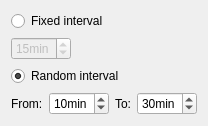
<?xml version="1.0" encoding="UTF-8"?>
<ui version="4.0">
 <class>TimerSettingsWidget</class>
 <widget class="QWidget" name="TimerSettingsWidget">
  <property name="geometry">
   <rect>
    <x>0</x>
    <y>0</y>
    <width>195</width>
    <height>118</height>
   </rect>
  </property>
  <property name="windowTitle">
   <string>Timer settings</string>
  </property>
  <property name="locale">
   <locale language="English" country="UnitedStates"/>
  </property>
  <layout class="QGridLayout" name="gridLayout">
   <item row="0" column="0">
    <layout class="QVBoxLayout" name="verticalLayout">
     <item>
      <widget class="QRadioButton" name="fixedInterval">
       <property name="text">
        <string>Fixed interval</string>
       </property>
      </widget>
     </item>
     <item>
      <layout class="QHBoxLayout" name="horizontalLayout">
       <item>
        <widget class="QSpinBox" name="interval">
         <property name="enabled">
          <bool>false</bool>
         </property>
         <property name="suffix">
          <string>min</string>
         </property>
         <property name="minimum">
          <number>1</number>
         </property>
         <property name="value">
          <number>15</number>
         </property>
        </widget>
       </item>
       <item>
        <spacer name="horizontalSpacer">
         <property name="orientation">
          <enum>Qt::Horizontal</enum>
         </property>
         <property name="sizeHint" stdset="0">
          <size>
           <width>40</width>
           <height>20</height>
          </size>
         </property>
        </spacer>
       </item>
      </layout>
     </item>
     <item>
      <widget class="QRadioButton" name="randomInterval">
       <property name="text">
        <string>Random interval</string>
       </property>
       <property name="checked">
        <bool>true</bool>
       </property>
      </widget>
     </item>
     <item>
      <layout class="QHBoxLayout" name="horizontalLayout_2">
       <item>
        <widget class="QLabel" name="label">
         <property name="text">
          <string>From:</string>
         </property>
        </widget>
       </item>
       <item>
        <widget class="QSpinBox" name="randomFrom">
         <property name="suffix">
          <string>min</string>
         </property>
         <property name="minimum">
          <number>1</number>
         </property>
         <property name="value">
          <number>10</number>
         </property>
        </widget>
       </item>
       <item>
        <widget class="QLabel" name="label_2">
         <property name="text">
          <string>To:</string>
         </property>
        </widget>
       </item>
       <item>
        <widget class="QSpinBox" name="randomTo">
         <property name="suffix">
          <string>min</string>
         </property>
         <property name="minimum">
          <number>1</number>
         </property>
         <property name="value">
          <number>30</number>
         </property>
        </widget>
       </item>
      </layout>
     </item>
    </layout>
   </item>
   <item row="1" column="0">
    <spacer name="verticalSpacer">
     <property name="orientation">
      <enum>Qt::Vertical</enum>
     </property>
     <property name="sizeHint" stdset="0">
      <size>
       <width>20</width>
       <height>0</height>
      </size>
     </property>
    </spacer>
   </item>
  </layout>
 </widget>
 <resources/>
 <connections>
  <connection>
   <sender>fixedInterval</sender>
   <signal>toggled(bool)</signal>
   <receiver>interval</receiver>
   <slot>setEnabled(bool)</slot>
   <hints>
    <hint type="sourcelabel">
     <x>46</x>
     <y>18</y>
    </hint>
    <hint type="destinationlabel">
     <x>42</x>
     <y>53</y>
    </hint>
   </hints>
  </connection>
  <connection>
   <sender>randomInterval</sender>
   <signal>toggled(bool)</signal>
   <receiver>label</receiver>
   <slot>setEnabled(bool)</slot>
   <hints>
    <hint type="sourcelabel">
     <x>27</x>
     <y>84</y>
    </hint>
    <hint type="destinationlabel">
     <x>28</x>
     <y>117</y>
    </hint>
   </hints>
  </connection>
  <connection>
   <sender>randomInterval</sender>
   <signal>toggled(bool)</signal>
   <receiver>randomFrom</receiver>
   <slot>setEnabled(bool)</slot>
   <hints>
    <hint type="sourcelabel">
     <x>86</x>
     <y>88</y>
    </hint>
    <hint type="destinationlabel">
     <x>93</x>
     <y>116</y>
    </hint>
   </hints>
  </connection>
  <connection>
   <sender>randomInterval</sender>
   <signal>toggled(bool)</signal>
   <receiver>label_2</receiver>
   <slot>setEnabled(bool)</slot>
   <hints>
    <hint type="sourcelabel">
     <x>141</x>
     <y>86</y>
    </hint>
    <hint type="destinationlabel">
     <x>145</x>
     <y>117</y>
    </hint>
   </hints>
  </connection>
  <connection>
   <sender>randomInterval</sender>
   <signal>toggled(bool)</signal>
   <receiver>randomTo</receiver>
   <slot>setEnabled(bool)</slot>
   <hints>
    <hint type="sourcelabel">
     <x>187</x>
     <y>88</y>
    </hint>
    <hint type="destinationlabel">
     <x>191</x>
     <y>111</y>
    </hint>
   </hints>
  </connection>
 </connections>
</ui>
